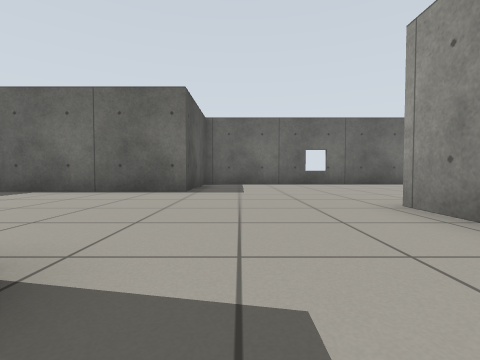
[1] (above)

24 first-person views from a walk through a robot-simulator world made for Gazebo. The camera is 0.5 m above the floor, tilts 2° down and sees 85° across. The floor is counted in squares, 1 m on a side. Each view is taken from the middle of a square. On the plan, view 1 faces up. The plan holds only what a view shows up to about 9 squares ahead; the rest is blank. The robots in the file are not drawn.

[2]
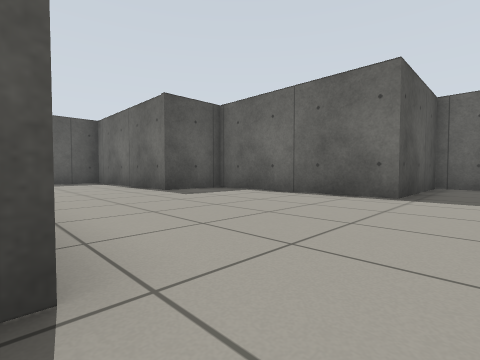

[3]
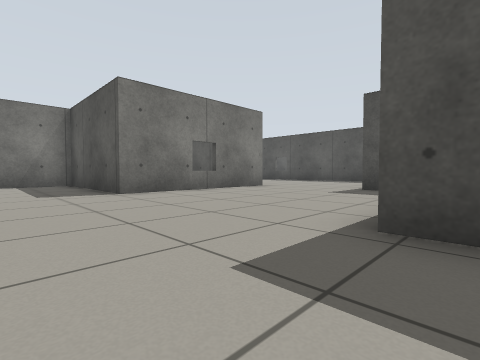

[4]
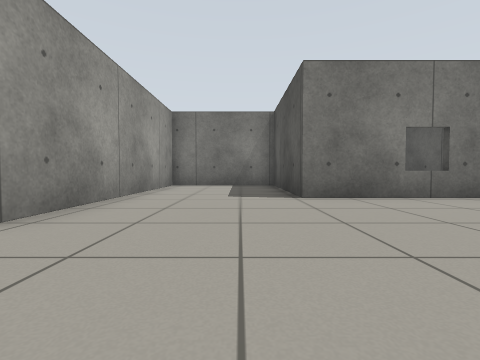

[5]
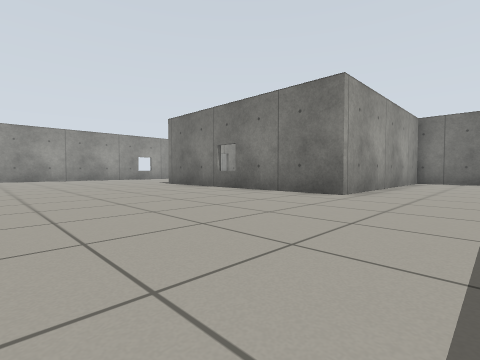

[6]
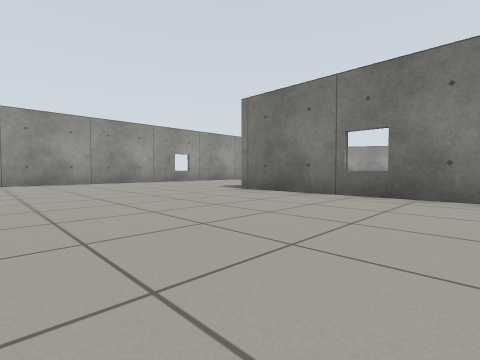

[7]
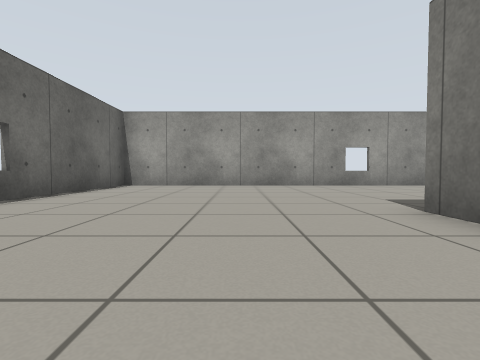

[8]
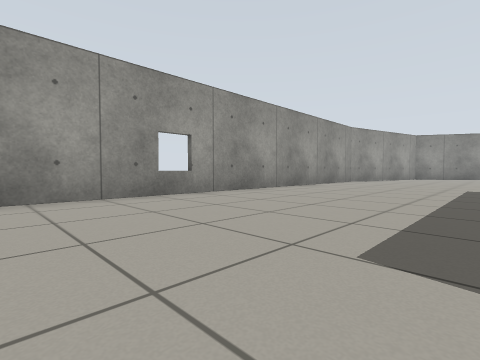

[9]
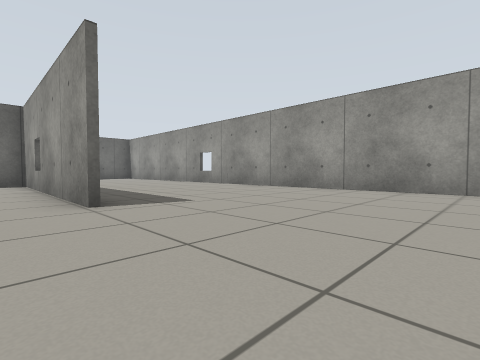

[10]
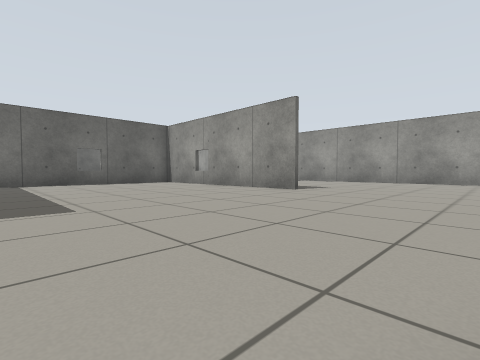

[11]
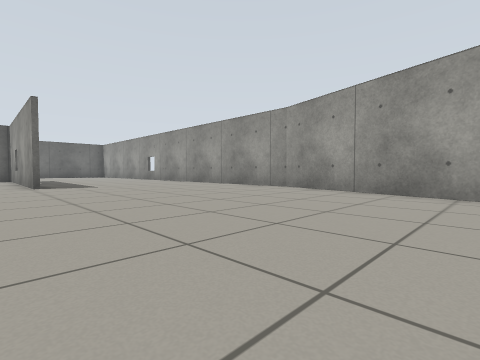

[12]
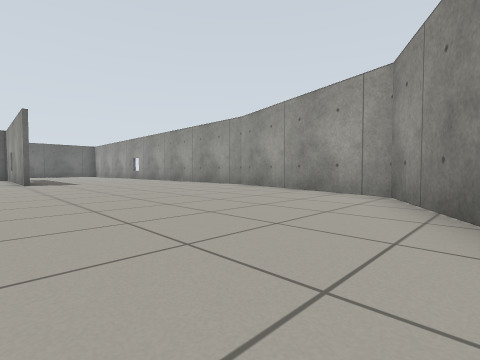

[13]
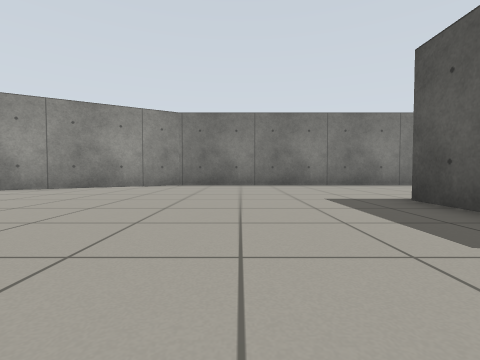

[14]
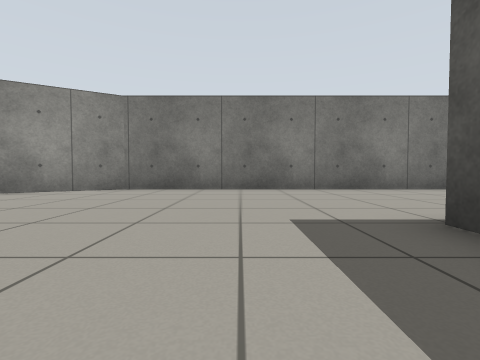

[15]
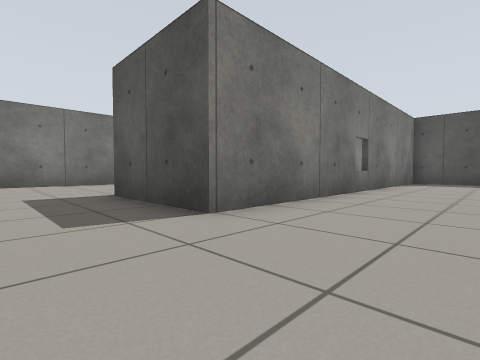

[16]
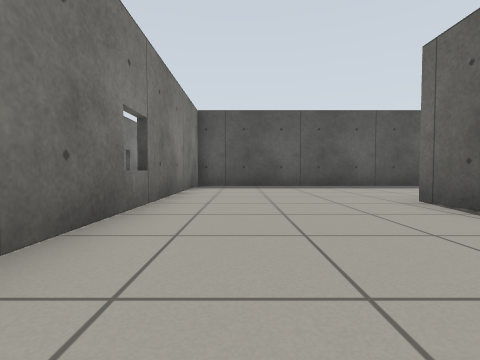

[17]
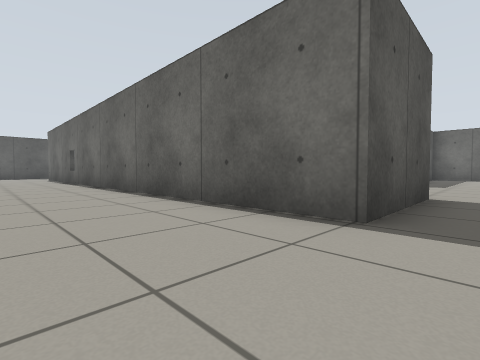

[18]
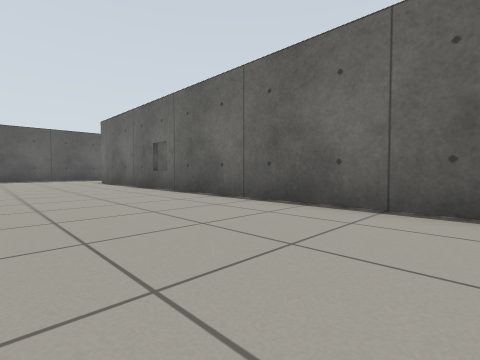

[19]
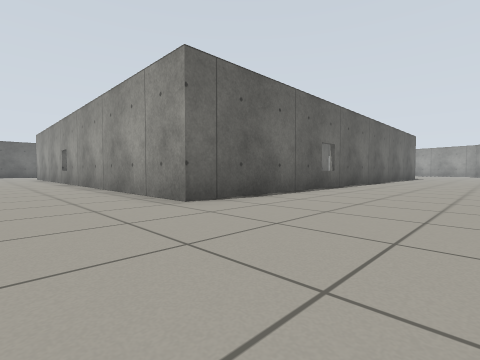

[20]
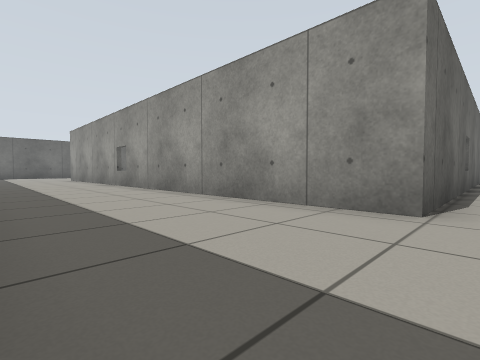

[21]
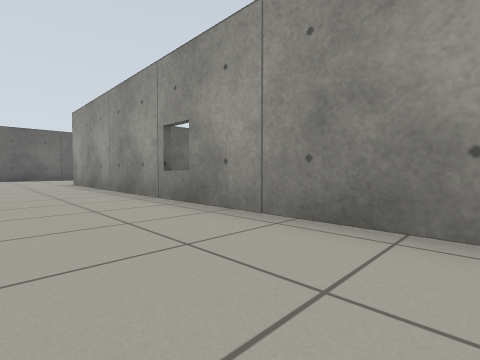

[22]
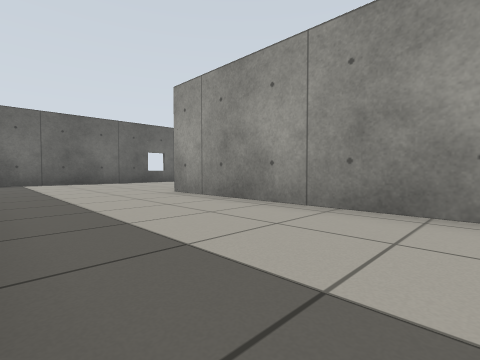

[23]
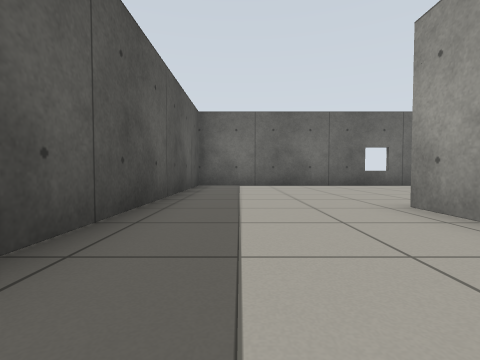

[24]
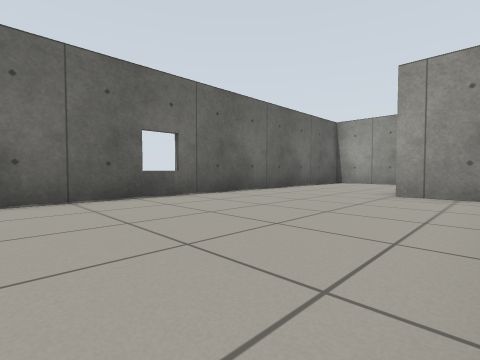

### Floor plan
Points are (right, up) in squares from view 1. A wall is a line through its corners. A room is listed if a view was taken in it or the views show most of it. See-through windows are left out.
Room 1 (views 1, 2)
walls: (-1.3, 6.3) (-6.1, 6.3) (-6.1, 4.5); (-6, 1.2) (-1.3, 1.2) (-1.3, -2.9) (2.3, -2.9) (2.3, 3.7)
ways out: opening at (0.5, 5.5) to room 2; opening at (-6, 2.5)
Room 2 (views 3, 4, 5, 6, 7, 8, 9, 10, 11, 12, 13, 14, 15, 16, 17, 18, 19, 20, 21, 22, 23, 24)
walls: (-0.1, -3.1) (-1.4, -3.1); (2.3, 3.7) (9.2, 3.7); (-5.7, 0.1) (-5.7, -7.4) (4.1, -7.4) (4.1, -10.4) (-11.6, -10.4) (-11.6, 4.6); (9.1, -3.1) (9.1, 3.6); (5.2, 3.6) (3.4, 3.5); (0.4, -15.1) (9.1, -15.1) (13.5, -12.5) (14.9, -7.2) (14.9, 9.9) (10.2, 9.9); (-6.3, 5.1) (-6.3, 6.5); (-1.3, 9.9) (-1.3, 6.3); (-4.1, 9.9) (-15.4, 9.9) (-15.4, 2.5)
ways out: opening at (0.5, 5.5) to room 1

Positions as (right, up) in squares from view 1, and headings:
1: (0, 0), facing up
2: (0, 1), facing up-left
3: (1, 7), facing down-left
4: (0, 6), facing down
5: (0, 9), facing down-right
6: (4, 9), facing down-right
7: (6, 6), facing right
8: (10, 5), facing down-right
9: (8, -7), facing up-right
10: (3, -7), facing up-right
11: (8, -12), facing up-right
12: (8, -14), facing up-right
13: (7, -6), facing down
14: (6, -8), facing down
15: (6, -5), facing down-left
16: (3, -6), facing left
17: (5, -13), facing up-left
18: (0, -14), facing up-left
19: (-14, -14), facing up-right
20: (-15, -11), facing up-right
21: (-14, -6), facing up-right
22: (-15, -1), facing up-right
23: (-14, 1), facing up
24: (-12, 5), facing up-right
